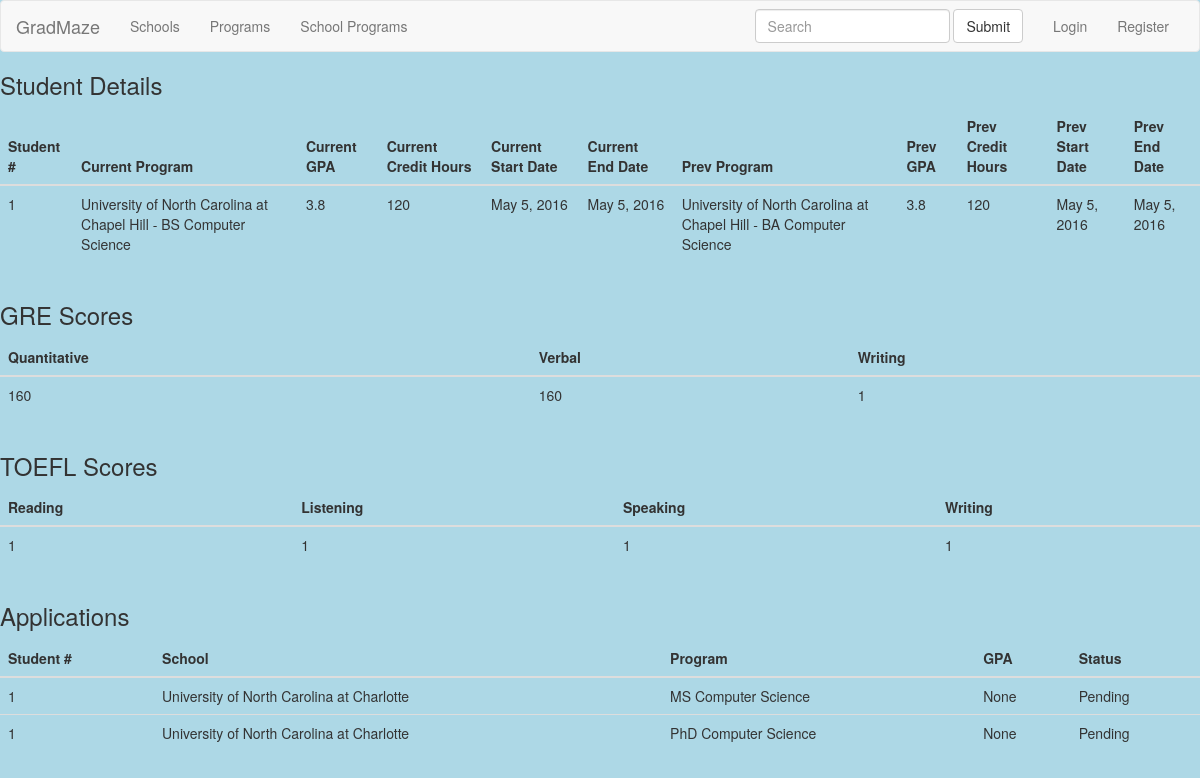
Page /GradMaze/users/1 on the committed database.
### main/models.py (models this page shows, shortened)
class Student(models.Model):
    user = models.ForeignKey(User)
    current_program = models.ForeignKey(SchoolProgram, null=True,related_name="current_program")
    current_gpa = models.FloatField(default=4.0,null=True)
    current_credit_hours = models.IntegerField(default=120,null=True)
    current_start_date = models.DateField(default="2016-05-05",null=True)
    current_end_date = models.DateField(default="2016-05-05",null=True)
    prev_program = models.ForeignKey(SchoolProgram, null=True,related_name="prev_program")
    prev_gpa = models.FloatField(default=4.0,null=True)
    prev_credit_hours = models.IntegerField(default=120,null=True)
    prev_start_date = models.DateField(default="2016-05-05",null=True)
    prev_end_date = models.DateField(default="2016-05-05",null=True)
    subscribed = models.NullBooleanField(null=True)

class SchoolProgram(models.Model):
    school = models.ForeignKey(School)
    program = models.ForeignKey(Program)
    greverbal = models.IntegerField(null=True)
    greapti = models.IntegerField(null=True)
    grewriting = models.IntegerField(null=True)
    toeflreading = models.IntegerField(null=True)
    toefllistening = models.IntegerField(null=True)
    toeflspeaking = models.IntegerField(null=True)
    toeflwriting = models.IntegerField(null=True)
    gpa = models.FloatField( null=True)
    def __str__(self):
        return str(self.school) + " - " + str(self.program)

class School(models.Model):
    name = models.CharField(max_length=50)
    abbr = models.CharField(max_length=5, null=True)
    greverbal = models.IntegerField( null=True)
    greapti = models.IntegerField( null=True)
    grewriting = models.IntegerField(null=True)
    toeflreading = models.IntegerField(null=True)
    toefllistening = models.IntegerField(null=True)
    toeflspeaking = models.IntegerField(null=True)
    toeflwriting = models.IntegerField(null=True)
    gpa = models.FloatField( null=True)
    def __str__(self):
        return str(self.name)

class Program(models.Model):
    name = models.CharField(max_length=50)
    level = models.CharField(max_length=50)  # Masters/PhD/PSM
    school_level = models.CharField(max_length=50) # Graduate vs Undergraduate
    greverbal = models.IntegerField(null=True)
    greapti = models.IntegerField(null=True)
    grewriting = models.IntegerField(null=True)
    toeflreading = models.IntegerField(null=True)
    toefllistening = models.IntegerField(null=True)
    toeflspeaking = models.IntegerField(null=True)
    toeflwriting = models.IntegerField(null=True)
    gpa = models.FloatField(null=True)
    def __str__(self):
        return str(self.level) + " " + str(self.name)

class GREScore(models.Model):
    student = models.ForeignKey(Student)
    verb = models.IntegerField(validators=[MinValueValidator(130), MaxValueValidator(170)])
    quant = models.IntegerField(validators=[MinValueValidator(130), MaxValueValidator(170)])
    write = models.IntegerField(validators=[MinValueValidator(0), MaxValueValidator(6)])

class TOEFLScore(models.Model):
    student = models.ForeignKey(Student)
    reading = models.IntegerField(validators=[MinValueValidator(0), MaxValueValidator(30)])
    listening = models.IntegerField(validators=[MinValueValidator(0), MaxValueValidator(30)])
    speaking = models.IntegerField(validators=[MinValueValidator(0), MaxValueValidator(30)])
    writing = models.IntegerField(validators=[MinValueValidator(0), MaxValueValidator(30)])

class Application(models.Model):
    student = models.ForeignKey(Student)
    date_submitted = models.DateField()
    date_updated = models.DateField()
    school_program = models.ForeignKey(SchoolProgram)
    STATUSCHOICES = (
        ('Pending', 'Pending'),
        ('Accepted', 'Accepted'),
        ('Denied', 'Denied'),
    )
    status = models.CharField(max_length=50, choices=STATUSCHOICES)

### main/views.py (the view)
# urls.py: url(r'^users/(?P<pk>\d+)$', views.DetailStudentListView.as_view(), name='detail-student'),
class DetailStudentListView(ListView):
    template_name = 'details_student_list.html'
    def get(self, request, *args, **kwargs):
        try:
            application_details = Application.objects.filter(student__user_id=self.kwargs['pk'])
        except Application.DoesNotExist:
            application_details=[]
        try:
            student=Student.objects.get(user_id=self.kwargs['pk'])
        except Student.DoesNotExist:
            student=[]
        try:
            gre_scores=GREScore.objects.get(student__user_id=self.kwargs['pk'])
        except GREScore.DoesNotExist:
            gre_scores=[]
        try:
            toelf_scores=TOEFLScore.objects.get(student__user_id=self.kwargs['pk'])
        except TOEFLScore.DoesNotExist:
            toelf_scores=[]
        params = {
            'application_details':application_details,
            'student': student,
            'toelf_scores': toelf_scores,
            'gre_scores': gre_scores
        }
        return render(request,self.template_name,params)

### templates/details_student_list.html (shortened to what this page needs)
{% extends "base.html" %}
{% block content %}
    <h3>Student Details</h3>
        <div class="table-responsive">
          <table class="table">
            <thead>
              <tr>
                <th>Student #</th>
                <th>Current Program</th>
                <th>Current GPA</th>
                <th>Current Credit Hours</th>
                <th>Current Start Date</th>
                <th>Current End Date</th>
                <th>Prev Program</th>
                <th>Prev GPA</th>
                <th>Prev Credit Hours</th>
                <th>Prev Start Date</th>
                <th>Prev End Date</th>
              </tr>
            </thead>
            <tbody>
              <tr>
                <td>{{ student.user_id }}</td>
                <td>{{ student.current_program}}</td>
                <td>{{ student.current_gpa }}</td>
                <td>{{ student.current_credit_hours}}</td>
                <td>{{ student.current_start_date}}</td>
                <td>{{ student.current_end_date}}</td>
                <td>{{ student.prev_program }}</td>
                <td>{{ student.prev_gpa }}</td>
                <td>{{ student.prev_credit_hours }}</td>
                <td>{{ student.prev_start_date }}</td>
                <td>{{ student.prev_end_date }}</td>
              </tr>
            </tbody>
          </table>
        </div>
    {% if  gre_scores%}
    <h3>GRE Scores</h3>
    <div class="table-responsive">
          <table class="table">
            <thead>
              <tr>
                <th>Quantitative</th>
                <th>Verbal</th>
                <th>Writing</th>
              </tr>
            </thead>
            <tbody>
              <tr>
                <td>{{ gre_scores.quant }}</td>
                <td>{{ gre_scores.verb}}</td>
                <td>{{ gre_scores.write}}</td>
              </tr>
            </tbody>
          </table>
    </div>
    {% endif %}
    {% if toelf_scores %}
    <h3>TOEFL Scores</h3>
    <div class="table-responsive">
          <table class="table">
            <thead>
              <tr>
                <th>Reading</th>
                <th>Listening</th>
                <th>Speaking</th>
                  <th>Writing</th>
              </tr>
            </thead>
            <tbody>
              <tr>
                <td>{{ toelf_scores.reading }}</td>
                <td>{{ toelf_scores.listening}}</td>
                <td>{{ toelf_scores.speaking}}</td>
                <td>{{ toelf_scores.writing}}</td>
              </tr>
            </tbody>
          </table>
    </div>
    {% endif %}
    {% if  application_details%}
    <h3>Applications</h3>
        <div class="table-responsive">
          <table class="table">
            <thead>
              <tr>
                <th>Student #</th>
                <th>School</th>
                <th>Program</th>
                <th>GPA</th>
                <th>Status</th>
              </tr>
            </thead>
            <tbody>
              {% for application in application_details %}
              <tr>
                <td>{{ application.student.user_id }}</td>
                <td>{{ application.school_program.school}}</td>
                <td>{{ application.school_program.program}}</td>
                <td>{{ application.school_program.gpa}}</td>
                <td>{{ application.status }}</td>
              </tr>
              {% endfor %}
            </tbody>
          </table>
        </div>
    {% endif %}
{% endblock %}

### static/css/base.css (style rules this page uses)
html body { background-color: lightblue; }

### rows in the picture
Student: user_id "1", current_program "University of North Carolina at Chapel Hill - BS Computer Science", current_gpa "3.8", current_credit_hours "120", current_start_date "May 5, 2016", current_end_date "May 5, 2016", prev_program "University of North Carolina at Chapel Hill - BA Computer Science", prev_gpa "3.8", prev_credit_hours "120", prev_start_date "May 5, 2016", prev_end_date "May 5, 2016"
GREScore: quant "160", verb "160", write "1"
TOEFLScore: reading "1", listening "1", speaking "1", writing "1"
Application: student.user_id "1", school_program.school "University of North Carolina at Charlotte", school_program.program "MS Computer Science", school_program.gpa "None", status "Pending"
Application: student.user_id "1", school_program.school "University of North Carolina at Charlotte", school_program.program "PhD Computer Science", school_program.gpa "None", status "Pending"
